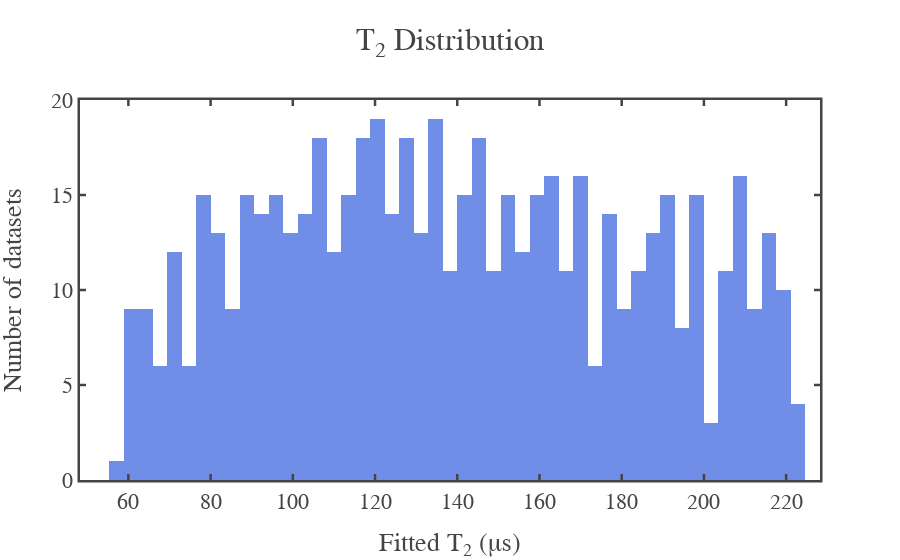

Notebook code for this chart:
### Markdown cell above
Plot

### Code cell
hist,x =np.histogram(T2_span,bins=51,range=[50e-6,230e-6],density=False)
fig = go.Figure()
fig.add_trace(go.Bar(x=x*1e6,y=hist,opacity=0.75,marker_color='royalblue'))
fig.update_layout(bargap=0)
fig.update_layout(template=fig_template)
fig.layout.xaxis.title = 'Fitted T<sub>2</sub> (\N{greek small letter mu}s)'
fig.layout.yaxis.title = 'Number of datasets'
fig.layout.title = 'T<sub>2</sub> Distribution'
fig

### Figure 1 — Plotly figure (JSON) as saved in the notebook; plotly's stock layout.template omitted (floating-point values rounded to 4 significant figures)
{"data": [{"marker": {"color": "royalblue"}, "opacity": 0.75, "type": "bar", "x": [50, 53.53, 57.06, 60.59, 64.12, 67.65, 71.18, 74.71, 78.24, 81.76, 85.29, 88.82, 92.35, 95.88, 99.41, 102.9, 106.5, 110, 113.5, 117.1, 120.6, 124.1, 127.6, 131.2, 134.7, 138.2, 141.8, 145.3, 148.8, 152.4, 155.9, 159.4, 162.9, 166.5, 170, 173.5, 177.1, 180.6, 184.1, 187.6, 191.2, 194.7, 198.2, 201.8, 205.3, 208.8, 212.4, 215.9, 219.4, 222.9, 226.5, 230], "y": [0, 0, 1, 9, 9, 6, 12, 6, 15, 13, 9, 15, 14, 15, 13, 14, 18, 12, 15, 18, 19, 14, 18, 13, 19, 11, 15, 18, 11, 15, 12, 15, 16, 11, 16, 6, 14, 9, 11, 13, 15, 8, 15, 3, 11, 16, 9, 13, 10, 4, 0]}], "layout": {"bargap": 0, "title": {"text": "T<sub>2</sub> Distribution"}, "xaxis": {"title": {"text": "Fitted T<sub>2</sub> (μs)"}}, "yaxis": {"title": {"text": "Number of datasets"}}}}
